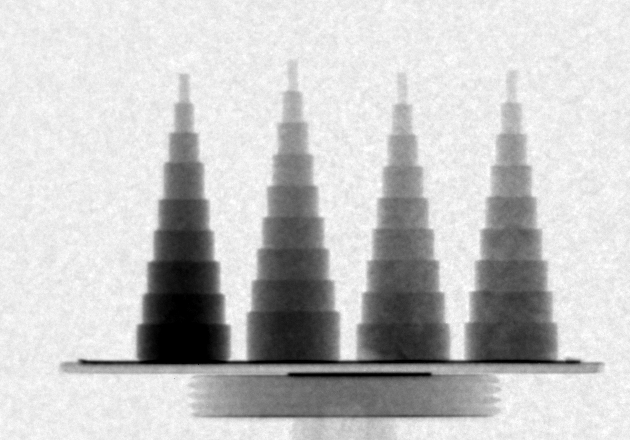
#> input picture lectures/BimodalImaging/figures/nGI_TI.png, 630 x 440 px
$ jupyter execute --allow-errors BimodalExperiments.ipynb   (shell and % lines are left out)
#> lines starting #> are read from the running program, lines starting #| are printed output that depends on the picture
# Bimodal experiments

<h1>Bimodal Experiments</h1>

<p>
<b>SWEDNESS/LINXS Doctoral-level course on neutron imaging</b>
<br />
</p>
<br />
<p style="font-size:1em;">May 17-20, 2021</p>
<br /><br />
<p style="font-size:1.5em;padding-bottom: 0.25em;">Anders Kaestner</p>
<p style="font-size:1em;">Laboratory for Neutron Scattering and Imaging<br />Paul Scherrer Institut</p>

[cell 1]
import numpy as np
import seaborn as sns
import matplotlib.pyplot as plt
import itertools
import numpy as np
import skimage.io as io
from scipy import linalg
import matplotlib as mpl
from sklearn import mixture
import pandas as pd

# plt.rcParams["figure.figsize"] = (8, 8)
# plt.rcParams["figure.dpi"] = 100
# plt.rcParams["font.size"] = 14
# plt.rcParams['font.family'] = ['sans-serif']
# plt.rcParams['font.sans-serif'] = ['DejaVu Sans']
# plt.style.use('default')
# sns.set_style("whitegrid", {'axes.grid': False})

## Literature / Useful References

### Books
#### General:
- John C. Russ, "The Image Processing Handbook",(Boca Raton, CRC Press)
 - Available [online](http://dx.doi.org/10.1201/9780203881095) within domain ethz.ch (or proxy.ethz.ch / public VPN)

#### Fusion specific:
- Mitchell, H.B., ["Data Fusion: Concepts and Ideas"](https://www.doi.org/10.1007/978-3-642-27222-6), Springer Verlag, 2012.
- Mitchel, H.B., ["Image Fusion - Theories, Techniques and Applications"](https://www.doi.org/10.1007/978-3-642-11216-4), Springer Verlag, 2010.
- T. Stathaki, ["Image fusion"](https://doi.org/10.1016/B978-0-12-372529-5.X0001-7), Academic Press, 2008
- Goshtasby, A. Ardeshir, ["Image Registration Principles, Tools and Methods"](10.1007/978-1-4471-2458-0), Springer Verlag, 2012

- *Xiao, G., Bavirisetti, D.P., Liu, G., Zhang, X., ["Image Fusion"](https://www.doi.org/10.1007/978-981-15-4867-3), Springer Verlag, to be published July, 2020*


## Outline

- Motivation (Why and How?)
- Scientific Goals
- Image fusion
- Bivariate segmentation

# Imaging modalities
## Some imaging experiments and their challenges

<table>
<col width="400px" />
<tr><th>Hydrology in soil and geology</th><th>Cultural heritage</th></tr>
<tr>
<td>
<center>

</center>

- Segmentation accuracy
- Estimate water content

</td>
<td>
<center>

</center>

- Segmentation accuracy
- Material classification

</td>
</tr>
<tr><th>Building materials</th><th>Materials science</th></tr>
<tr>
<td>
<center>

</center>

- Estimate water content
- Dimensional changes

</td>
<td>
<center>

</center>

- Penetration power
- Ambiguous readings

</td>
</tr>
</table>

```{figure} figures/soil.png
---
scale: 50%
---
In the soil the graylevels are often ambiguous.
```

```{figure} figures/buddha_neutron.png
---
scale: 50%
---
Studies of the cultural heritage.
```

```{figure} figures/CapillaryRise.png
---
scale: 50%
---
Dimensional changes in porous media.
```

```{figure} figures/weld.png
---
scale: 50%
---
Material science with material mixes.
```

## Reasons to select an imaging modality?
Reasons to select or reject a specific imaging method
<table>
    <cols width="600px">
<tr>
<th>
    <center>

            </center>
</th>
<th>
         <center></center>
</th></tr>
<tr><td>

- Good transmission
- Good contrast
- Relevant features visible
- Materials can be identified

</td><td>

- Low transmission
- Low contrast
- Not all features visible
- Ambiguous response

</td></tr>
</table>


Until now, we only collected image features from a single modality.

## The aim of multimodal imaging
### Purpose of multi-modality
Match the advantages of each method against the disadvantages of the other methods to obtain more information than using each method individually.

1. Extend range of operation.
2. Extend spatial and temporal coverage.
3. Reduce uncertainty.
4. Increase reliability.
5. Robust system performance.

```{figure} figures/multispectral_goggles.png
---
---
The multispectral glasses from the movie 'National Treasure'.
```

## The players of an imaging experiment

```{figure} figures/imaging_balls.png
---
scale: 30%
---
An imaging experiment is only successful when all aspects are considered.
```

## Some considered modalities -  Neutrons and X-rays

In material science it often relevant to combine imagning with neutrons and X-rays. The reason is the complementarity between the two modalities. Simply put, neutrons are often sensitive to low-z materials while x-rays are more sensitive to high-z materials. Combining the two modalities is of particular interest when the sample is a mix of high and low-z materials.
```{figure} figures/camera_neutrons.png
---
scale: 20%
---
Neutron radiography of a camera.
```
```{figure} figures/periodicN.png
---
scale: 70%
---
Attenuation coefficients for thermal neutrons.
```
```{figure} figures/camera_xrays.png
---
scale: 10%
---
X-ray radiography of a camera.
```
```{figure} figures/periodicX.png
---
scale: 70%
---
Attenuation coefficients for 125keV X-rays.
```

<table>
<cols width="700px" />
<tr><th>Neutrons</th><th>X-rays</th></tr>
<tr>
<td>
<center>

</center>
<center>

</center>
</td>
<td>
<center>

</center>
    <center>

</center>
</td>
</tr>
</table>

## Some considered modalities for medical imaging

Imaging is widely used in medical applications. There are also many different imaging modalities available, each revealing it own particular information.

The modalities also differ in the resolution that can be achived. Therefore, it makes sense to combine the modalities to increase the understanding of provided information.

```{figure} figures/MedicalFusion.jpg
---
scale: 80%
---
Combining different medical imaging modalities.
```

[Du et al. 2015](https://doi.org/10.1016/j.neucom.2015.07.160)

## Some considered modalities - Grating interferometry

Grating interferometry is an imaging technique that exploits the wave property of the beam. This makes it possible to extract more information than the traditional transmission image. These are
- The phase contrast - measures the phase shift of the beam to provide better contrast than the tranmission in some cases.
- The dark field contrast - is related to the scattered bream and can probe clusters of sample features that a much smaller than the resolution of the imaging system.

[cell 2]
fig,ax=plt.subplots(1,3,figsize=(10,5))
ax[0].imshow(io.imread("figures/nGI_TI.png"));  ax[0].set_title('Transmission');                ax[0].axis('off')
ax[1].imshow(io.imread("figures/nGI_DPC.png")); ax[1].set_title('Differential phase contrast'); ax[1].axis('off')
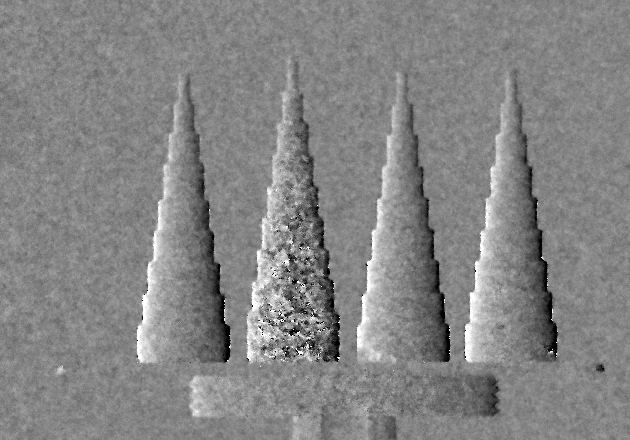
#> input picture lectures/BimodalImaging/figures/nGI_DPC.png, 630 x 440 px
ax[2].imshow(io.imread("figures/nGI_DFI.png")); ax[2].set_title('Dark field contrast');         ax[2].axis('off');
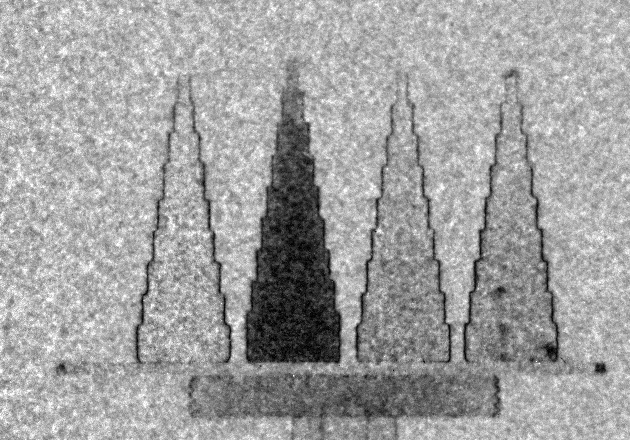
#> input picture lectures/BimodalImaging/figures/nGI_DFI.png, 630 x 440 px
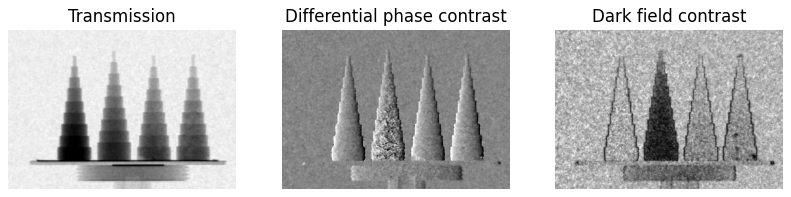
#> figure drawn by matplotlib, 3 panels

- Data comparable on pixel level
- Non-linear relation between the variables.
- Improved estimation schemes using iterative process
- Physical interpretation/motivation to fuse?

## Some considered modalities - Spectroscopic imaging

```{figure} figures/ES_Fe.png
---
scale: 80%
---
Neutron energy scan through a piece of iron.
```

- Material analysis
- Selector calibration

S. Peetermans

## Other modalities and dimensionality

__The information can also be provided as few localized points__
- Single point measurements
- Surface information
- Single radiographs vs CT data

__to provide__
- Temperature
- Flowrate
- Pressure

# Data and image fusion

## Definition
The theory, techniques and tools which are used for
- combining sensor data, or data derived from sensory data,
- into a common representational format.

## Aim
To improve the quality of the information, so that it is, in some sense, better than would be possible if the data sources were used individually.

[Mitchell 2012](https://www.doi.org/10.1007/978-3-642-27222-6)


## Fusion approaches - no golden recipe
### Fusion strategies

- __Multivariate fusion:__ All data are combined using the same concept.
- __Augmented fusion:__ Modalities have different functions in the fusion process.
- __Artifact reduction by fusion:__ The second modality can be used to fill in the blanks.
- __Combination:__ A single fusion method may not give the final result - combination

### Select strategy
The fusion strategy determined by:

- Sample composition
- Experiment objectives
- Condition of the data

## Levels of fusion

|Input|Output|Description|
|:---:|:----:|:---|
|Data|Data|Input data is smoothed/filtered/segmented|
|Data|Feature|The pixels are reduced to features using multiple sources.|
|Feature|Feature|Input features are reduced in number, <br /> or new features are generated by fusing input features.|
|Feature|Decision|Input features are fused together to give output decision.|
|Decision|Decision|Multiple input decisions are fused together <br/>to give a final output decision. e.g. Random forest|

# Image fusion workflow

Image fusion is the process to combine images from different modalities with the aim to enhance the information compared the images individually. This process has serveral steps and the fusion can be done on several levels of abstraction.

```{figure} figures/imagefusion_process.pdf
---
scale: 100%
---
Flow chart showing how image fusion can be done
```

[Mitchel, 2010](https://www.doi.org/10.1007/978-3-642-11216-4),
[Goshtasby, 2012](https://www.doi.org/10.1007/978-1-4471-2458-0)

## Catastrophic fusion
### Definition
The combination perform worse than the individual modalities.

Catastrofic fusion can be caused by:
- Selection of the wrong variables.
- Too complex combination.
- Sensor information canceling each other.

```{figure} figures/bad_soup.png
---
scale: 50%
---
More chefs don't always mean better soup, the same applies to data fusion. Chose your source combination and fusion metods carefully.
```

## Image registration
Image registration is a series of affine transformations to bring images on the same grid.

### The process

```{figure} figures/registration.pdf
---
scale: 100%
---
Registration optimizes the scale, rotation, and position of an image compared to a fixed reference.
```

## Registration considerations
Registration is an optimization problem with many local minima.

### Manual or guided registration
- Perform the full transformation manually
- Identify land marks, points, lines, planes
- Provide a coarse preregistration

### Automatic registration
- Iterative process
- Metrics
- Multi-modality loose common landmarks

[Goshtasby, 2012](https://www.doi.org/10.1007/978-1-4471-2458-0)

# Qualitative fusion: Registration and covisualization
Use e.g. VG Studio or 3DSlicer to

- Register data sets
- Interactive guided segmentation of the separate data sets.

```{figure} figures/swordN.png
---
scale: 100%
---
The sword from lake Zug as seen with neutrons.
```

```{figure} figures/swordX.png
---
scale: 100%
---
The sword from lake Zug as seen with X-rays.
```

<table>
<cols width="700px" />
<tr><th>Neutrons</th><th>X-rays</th></tr>
<tr>
<td>
<center>

</center>
</td>
<td>
<center>

</center>
</td>
</tr>
</table>

mannes2015_NXCultHer

## Let's load some test data

[cell 3]
imgA=np.load('data/shellN.npy')
#> (reads lectures/BimodalImaging/data/shellN.npy from the repository)
imgB=np.load('data/shellX.npy')
#> (reads lectures/BimodalImaging/data/shellX.npy from the repository)
fig,(ax1,ax2,ax3) = plt.subplots(1,3,figsize=(12,5))
ax1.imshow(imgA,cmap='viridis'), ax1.set_title('Neutrons')
ax2.imshow(imgB,cmap='viridis'), ax2.set_title('X-rays');
ax3.imshow(plt.imread('figures/snailshellNeutron.png')); ax3.axis('off');
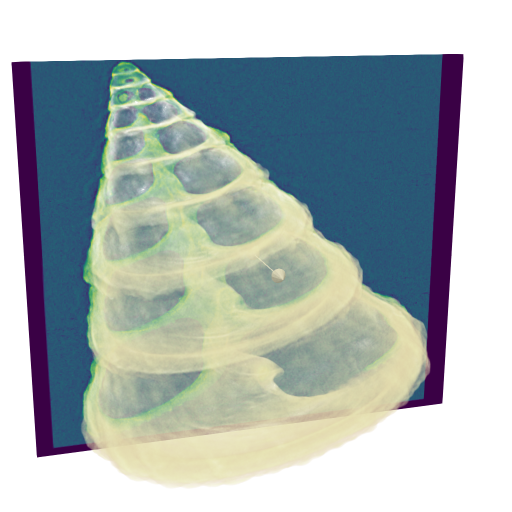
#> input picture lectures/BimodalImaging/figures/snailshellNeutron.png, 1024 x 1024 px (shown at 1/2 size)
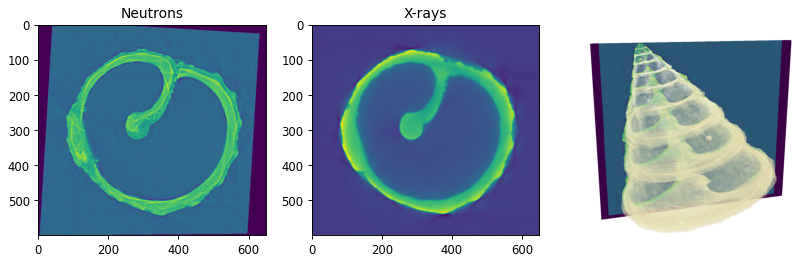
#> figure drawn by matplotlib, 3 panels

## Visualization techniques - Checker board

[cell 4]
def checkerBoard(imgA,imgB,tiles=10) :
#> called with tiles = 5
    if imgA.shape != imgB.shape :
        raise Exception('Image have different sizes')

    dims     = imgA.shape
    tileSize = (dims[0]//tiles,dims[1]//tiles)

    mix = np.zeros(dims)

    for r in np.arange(0,tiles) :
        for c in np.arange(0,tiles) :
            if (c+r) % 2 :
                mix[(r*tileSize[0]):((r+1)*tileSize[0]),(c*tileSize[1]):((c+1)*tileSize[1])]= imgB[(r*tileSize[0]):((r+1)*tileSize[0]),(c*tileSize[1]):((c+1)*tileSize[1])]
            else :
                mix[(r*tileSize[0]):((r+1)*tileSize[0]),(c*tileSize[1]):((c+1)*tileSize[1])]= imgA[(r*tileSize[0]):((r+1)*tileSize[0]),(c*tileSize[1]):((c+1)*tileSize[1])]

    return mix
plt.figure(figsize=(3,3))
plt.imshow(checkerBoard(np.ones((100,100)),np.zeros((100,100)),tiles=5),interpolation='none');
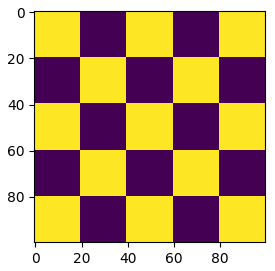
#> figure drawn by matplotlib, 1 panel

### Try checker board with images

[cell 5]
fig,(ax1,ax2,ax3)=plt.subplots(1,3,figsize=(15,5))
ax1.imshow(imgA,cmap='viridis',vmin=10000,vmax=60000), ax1.set_title('Neutrons')
ax2.imshow(checkerBoard(imgA,imgB,tiles=5),cmap='viridis',vmin=10000,vmax=60000);
ax2.annotate('Neutrons',
            xy=(60, 60), xycoords='data',
            xytext=(0.1, 1.1), textcoords='axes fraction',
            arrowprops=dict(facecolor='red', shrink=0.05),
            horizontalalignment='center', verticalalignment='top')
ax2.annotate('X-rays',
            xy=(190, 60), xycoords='data',
            xytext=(0.3, 1.1), textcoords='axes fraction',
            arrowprops=dict(facecolor='red', shrink=0.05),
            horizontalalignment='center', verticalalignment='top')
ax3.imshow(imgB,cmap='viridis'), ax3.set_title('X-rays');
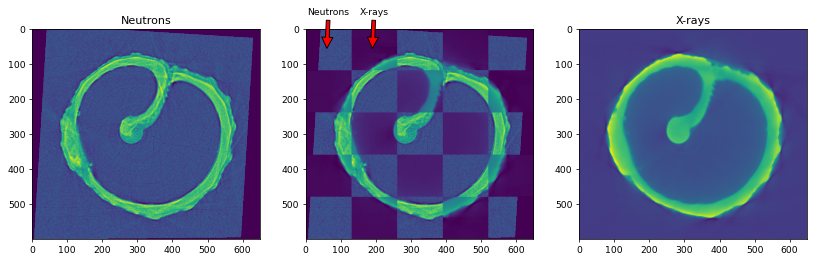
#> figure drawn by matplotlib, 3 panels

## Visualization techniques - Color chanel mixing
With two or more modalities, we can visualize the mix using the RGB color channels:

$$\begin{cases}
R & modality_A\\
G & modality_B\\
B & \frac{modality_A+modality_B}{2}
\end{cases}$$
some intensity scaling may be needed for best result.

[cell 6]
def channelMix(imgA,imgB, order=(0,1,2)) :
    imgAN=(imgA-imgA.min())/(imgA.max()-imgA.min())
    imgBN=(imgB-imgB.min())/(imgB.max()-imgB.min())

    rgb=np.zeros((imgA.shape[0],imgA.shape[1],3));
    rgb[:,:,order[0]]=imgAN
    rgb[:,:,order[1]]=imgBN
    rgb[:,:,order[2]]=0.5*(imgAN+imgBN)

    return rgb

[cell 7]
fig,(ax1,ax2,ax3)=plt.subplots(1,3,figsize=(15,6))
ax1.imshow(channelMix(imgA,imgB,order=(0,1,2))), ax1.set_title(r'ImgA$\rightarrow$R, ImgB$\rightarrow$G');
ax2.imshow(channelMix(imgA,imgB,order=(2,1,0))), ax2.set_title(r'ImgA$\rightarrow$B, ImgB$\rightarrow$G');
ax3.imshow(channelMix(imgA,imgB,order=(0,2,1))), ax3.set_title(r'ImgA$\rightarrow$R, ImgB$\rightarrow$B');
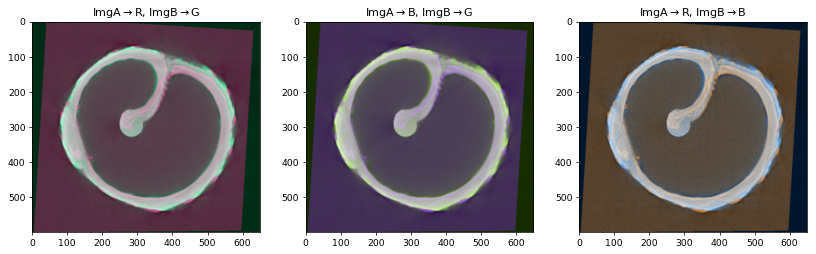
#> figure drawn by matplotlib, 3 panels

# Bimodal segmentation

## Histogram of single modality

When you do experiments with a single modiality, you only obtain a single histogram. The modes of the histogram may merge into a single mode if the SNR is too low to separate the feature classes. This leads to a large amount of miss-classifications. The blue region between the histogram peaks in {numref}`Figure %s <fig_singlehistA>` represents the area of ambiguous decisions.

```{figure} figures/overlapping_classesA.png
---
scale: 30%
name: fig_singlehistA
---
Histogram of two classes using modality _A_.
```

## Individual histograms of two modalities

Now we may conclude that the first modality we looked at doesn't provide sufficient information to make a reliable segmentation. Therefore, we go to a second modality. Unfortunately, this modality has the same low class separability as you can see in {numref}`Figure %s <fig_singlehistB>`. This time the two classes have different responses and the histogram modes have swapped compared to {numref}`Figure %s <fig_singlehistA>`.

```{figure} figures/overlapping_classesB.png
---
scale: 30%
name: fig_singlehistB
---
Histogram of two classes using modality _B_.
```
So the conclusion is that we don't get much closer to our segmented image using these modalities individually.

<table>
<cols width="700px" />
<tr><th>Modality A</th><th>Modality B</th></tr>
<tr>
<td>
<center>

</center>
</td>
<td>
<center>

</center>
</td>
</tr>
</table>

## Bivariate histogram

Now, if we start combining the two modalities, we start seeing the benefit of using more than one modality. The bivariate histogram, which we already have looked at in previous lectures is a great way to visualize how two variables depend on each other.

```{figure} figures/bivariate_classes.png
---
scale: 40%
name: fig_bivariatehist
---
A bivariate histogram of modalities _A_ and _B_.
```

In the histogram show in {numref}`Figure %s <fig_bivariatehist>`, we see that there is a clear separation between class _A_ and _B_ that could be easily thresholded.

### Example: Roots in soil

```{figure} figures/root_slices.pdf
---
scale: 80%
name: fig_rootimages
---
Tomography slices of a soil sample with roots.
```

### Bivariate histogram of roots

```{figure} figures/root_histogram.png
---
scale: 80%
name: fig_rootimageshist
---
Bivariate histogram of the root images in {numref}`Figure %s <fig_rootimages>`
```

## Segmentation methods
### Data
- Images from $M$ modalities $f_1, \ldots, f_M$
- Registered
- Artifact corrected

### Classes
The $N$ classes are described by:
$$\begin{cases}
\mathcal{H}_1 : p(\mathbf{\mu}_1,\Sigma_1)\nonumber\\
\mathcal{H}_2 : p(\mathbf{\mu}_2,\Sigma_2)\nonumber\\
\vdots\nonumber\\
\mathcal{H}_N : p(\mathbf{\mu}_N,\Sigma_N)\nonumber
\end{cases}
$$

[Duda, Hart, and Stork, 2001](https://www.wiley.com/en-us/Pattern+Classification%2C+2nd+Edition-p-9781118586006)

## Considered segmentation methods

In this class we have already looked into many different ways to perform the segmentation on images. These are methods that are well suited for segmenting bi- or multivariate data:

- k-means
- k-NN
- Regression
- Neural networks
- __Gaussian mixture models__

## Gaussian mixture model

With Gaussian distribution we can describe the bivariate histogram using:
$$p(\theta)=\sum_{1}^{N} \phi_i\,\mathcal{N}(\mathbf{\mu}_i,\Sigma_i) $$

- $\mu{}_i$ - vector with averages for each class.
- $\Sigma{}_i$ - covariance matrix for each class.
- $\phi{}_i$ - mixing coefficient.

[cell 8]
# Number of samples per component
n_samples = 500

# Generate random sample, two components
np.random.seed(0)
C1 = np.array([[1, -0.5], [-0.5, 1]])
C2 = np.array([[1, 0.25], [0.25, 1]])
X = np.r_[np.dot(np.random.randn(n_samples, 2), C1), np.dot(np.random.randn(n_samples, 2),C2) + np.array([-3, 3])]

plt.figure(figsize=[4,4])
plt.scatter(X[:,0],X[:,1],0.8)
plt.xlim(-7., 5.),plt.ylim(-4., 6.)
plt.title('Bi-variate data');
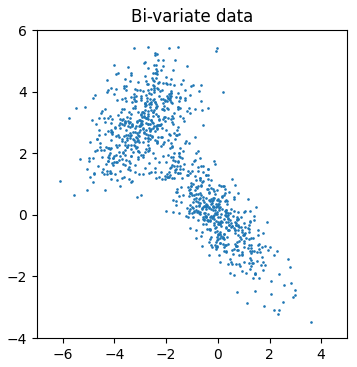
#> figure drawn by matplotlib, 1 panel

[cell 9]
def plot_results(X, Y_, means, covariances, title, ax, showShape=True, showCenter=False):
    color_iter = itertools.cycle(['navy', 'c', 'cornflowerblue', 'gold',
                              'darkorange'])

    for i, (mean, covar, color) in enumerate(zip(
            means, covariances, color_iter)):
        v, w = linalg.eigh(covar)
        v = 2. * np.sqrt(2.) * np.sqrt(v)
        u = w[0] / linalg.norm(w[0])
        # as the DP will not use every component it has access to
        # unless it needs it, we shouldn't plot the redundant
        # components.
        if not np.any(Y_ == i):
            continue
        ax.scatter(X[Y_ == i, 0], X[Y_ == i, 1], .8, color=color)

        # Plot an ellipse to show the Gaussian component
        if showShape :
            angle = np.arctan(u[1] / u[0])
            angle = 180. * angle / np.pi  # convert to degrees
            ell = mpl.patches.Ellipse(mean, v[0], v[1], 180. + angle, color=color)
            ell.set_clip_box(ax.bbox)
            ell.set_alpha(0.5)
            ax.add_artist(ell)

        if showCenter :
            ax.plot(mean[0],mean[1],'ro')

    ax.set_xlim(-7., 5.)
    ax.set_ylim(-4., 6.)
    ax.set_title(title)
